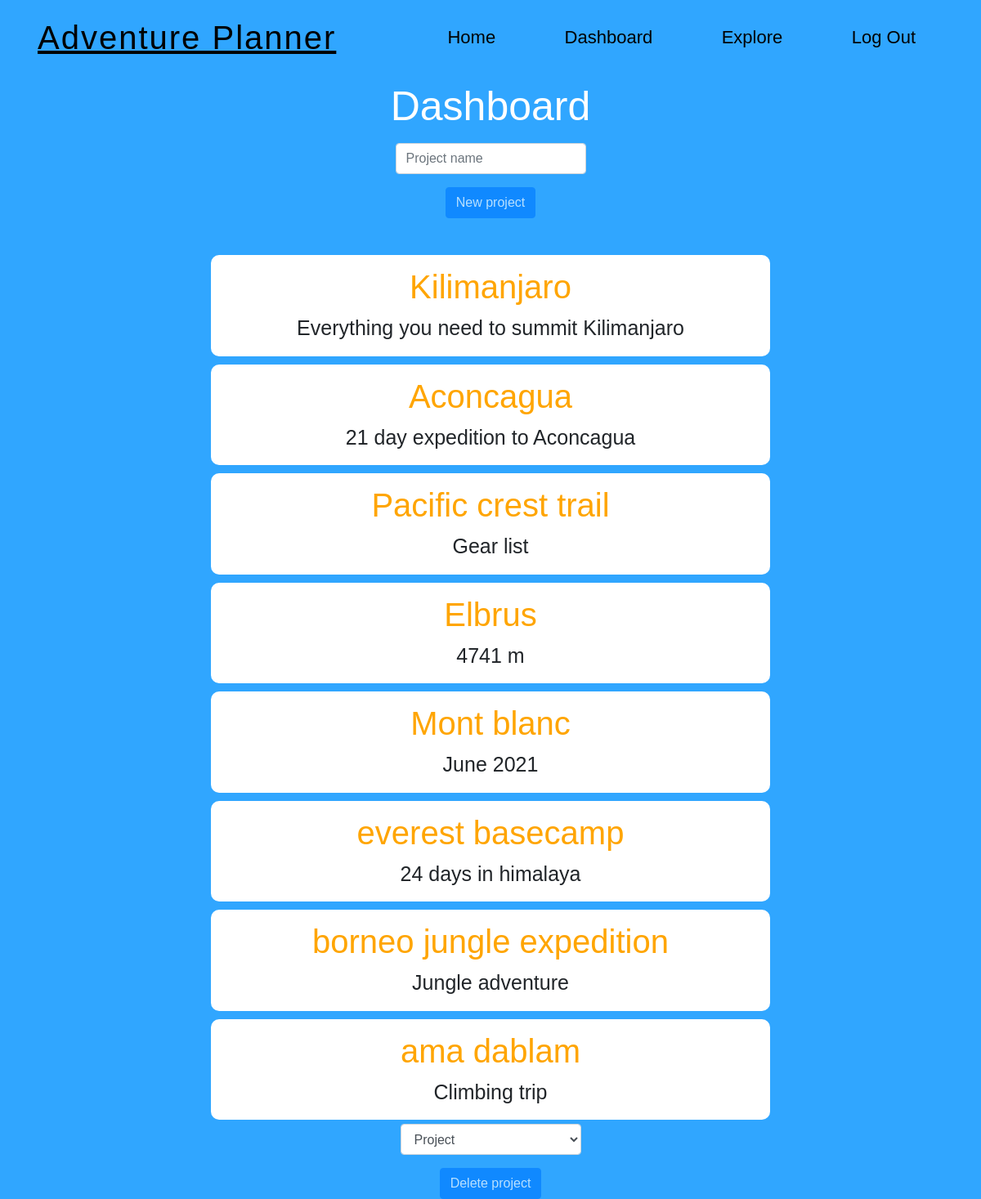
The app's page /dashboard (signed in) with its own data.
### tables this page shows
CREATE TABLE 'projects' ('user_id' integer NOT NULL, 'project_id' integer PRIMARY KEY NOT NULL, 'project_name' varchar(255) NOT NULL, 'project_description' varchar(255));

### application.py (the view)
@app.route("/dashboard", methods=["GET", "POST"])
@login_required
def dashboard():
    if request.method == "GET":
        projects = db.execute("SELECT * FROM projects WHERE user_id=:user_id", user_id=session["user_id"])
        return render_template("dashboard.html", projects=projects)
    else:
        project_name = request.form.get("project_name")
        db.execute("INSERT INTO projects (user_id, project_name) VALUES (:user_id, :project_name)", user_id=session["user_id"], project_name=project_name)
        return redirect("/dashboard")

### application.py (called while the page is built)
@app.after_request
def after_request(response):
    response.headers["Cache-Control"] = "no-cache, no-store, must-revalidate"
    response.headers["Expires"] = 0
    response.headers["Pragma"] = "no-cache"
    return response

### helpers.py (called while the page is built)
def login_required(f):
    @wraps(f)
    def decorated_function(*args, **kwargs):
        if session.get("user_id") is None:
            return redirect("/login")
        return f(*args, **kwargs)
    return decorated_function

### templates/dashboard.html (shortened to what this page needs)
{% extends "layout.html" %}
{% block main %}
<div class="dashboard-container">
    <div class="pagetitle-header">
        <h2 class="dashboard">Dashboard</h2>
    </div>
    <div class="new-project">
        <form action="/dashboard" method="post">
            <div class="form-group">
                <input id="project_name" autocomplete="off" autofocus class="form-control" name="project_name" placeholder="Project name" type="text" maxlength="35">
            </div>
            <button id="submit" class="btn btn-primary" type="submit">New project</button>
        </form>
    </div>
    {% if projects %}
    <div class="explore-container">
        {% for project in projects %}
            <div class="explore-container-content">
                <div class="explore-container-post">
                    <h3 class="post-title"><a href="/index/{{project["project_id"]}}">{{project["project_name"]}}</a></h3>
                    {% if project["project_description"] %}
                    <div class="post-description">{{project["project_description"]}}</div>
                    {% endif %}
            </div>
                </div>
            {% endfor %}
    </div>
    {% endif %}
</div>
<div class="del-project">
    <form action="/del_project" method="post">
            <div class="form-group">
                <select id="project_id" class="form-control" name="project_id">
                    <option disabled selected value>Project</option>
                </select>
            </div>
        <button id="del_submit" class="btn btn-primary" type="submit">Delete project</button>
    </form>
</div>
{% endblock %}

### static/styles.css (style rules this page uses)
body { background-color: #30A6FF; background-size:cover }
a:link { color:black; text-decoration: underline; }
main .form-control { display: inline-block; width: auto; }
.dashboard-container { display:flex; justify-content:center; flex-direction:column; }
.pagetitle-header-explore, .pagetitle-header > edit-project-name-button, .dashboard { font-family: bebas-neue, sans-serif; font-style: normal; font-weight: 400; color:orange; }
.pagetitle-header > h2 { color:#fff; font-size:50px; margin-top:100px; margin-bottom:-25px; }
.new-project { padding:40px; }
.del-project { display:flex; align-items:center; justify-content:center; }
.del-project > form { display:flex; flex-direction:column; align-items:center; }
body { font-family: 'Calibri', sans-serif !important }
.explore-container { display:flex; flex-direction:column; justify-content:center; width:60%; align-self:center; }
.explore-container-content { display:flex; flex-direction:column; justify-content:center; align-self:center; align-items:center; width:95%; height:auto; border-radius: 10px; margin:5px; padding-top:15px; padding-bottom:15px; background-color:white; }
.explore-container-post { display:flex; flex-direction:column; width:80%; justify-content:center; align-self:center; }
.post-title { display:flex; justify-content:center; align-self:center; font-family: bebas-neue, sans-serif; font-style: normal; font-weight: 400; font-size:40px; max-width:80%; }
.post-title > a { color:orange; text-decoration: none; }
.post-description { display:flex; justify-content:center; align-self:center; font-family: bebas-neue, sans-serif; font-style: normal; font-weight: 400; font-size:25px; }
html, body { margin: 0; padding: 0; width: 100%; }
.share, { display:flex; justify-content:center; padding:50px; }

### records on screen
projects: project_name "Kilimanjaro", project_description "Everything you need to summit Kilimanjaro"
projects: project_name "Aconcagua", project_description "21 day expedition to Aconcagua"
projects: project_name "Pacific crest trail", project_description "Gear list"
projects: project_name "Elbrus", project_description "4741 m"
projects: project_name "Mont blanc", project_description "June 2021"
projects: project_name "everest basecamp", project_description "24 days in himalaya"
projects: project_name "borneo jungle expedition", project_description "Jungle adventure"
projects: project_name "ama dablam", project_description "Climbing trip"
